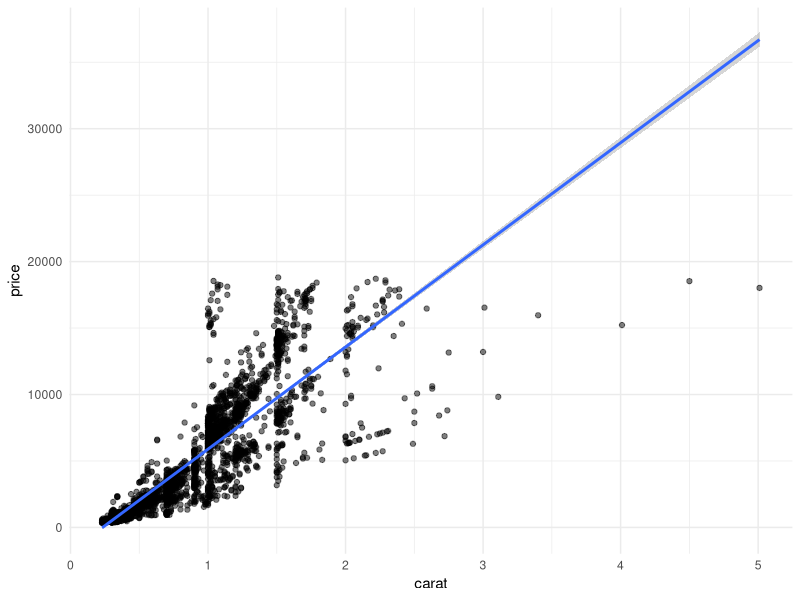

Source code (R):
## ---- chunk 1
knitr::opts_chunk$set(echo = TRUE, comment = NA, fig.align = "center", out.width = "50%", warning = FALSE, message = FALSE)

library(tidyverse)
library(knitr)

theme_set(theme_minimal())

ggplot2::diamonds
## ---- chunk 2
filtered_diamonds <- diamonds %>%
  filter(color %in% c("D", "G", "J")) %>%
  filter(clarity %in% c("I1", "VS1", "IF"))

knitr::kable(filtered_diamonds %>%
               count(color, clarity) %>%
               arrange(desc(n))
             )
## ---- chunk 3
ggplot(filtered_diamonds, aes(x = carat, y = price)) +
  geom_point(alpha = 0.5) +
  geom_smooth(method = "lm")
